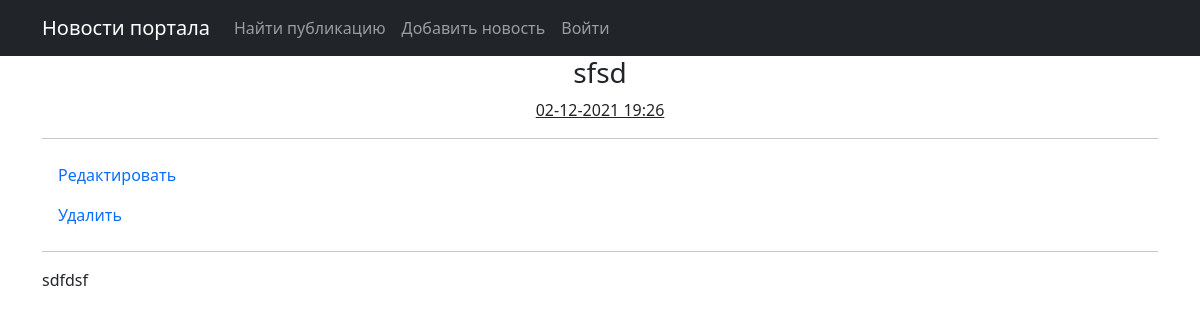
The page /post/46 on the database its author committed.
### news/models.py (models this page shows, shortened)
class Post(models.Model):
    article = "AR"
    news = "NW"
    POST_TYPE = [(article, 'Статья'), (news, 'Новость')]
    id_author = models.ForeignKey(Author, on_delete=models.CASCADE)
    type = models.CharField(max_length=2, choices=POST_TYPE, default=article)
    created = models.DateTimeField(auto_now_add=True)
    id_post_category = models.ManyToManyField(Category, through="PostCategory")
    header = models.CharField(max_length=255)
    text = models.TextField()
    rating = models.IntegerField(default=0)

### news/views.py (the view)
# urls.py: path('<int:pk>', PostView.as_view()),
class PostView(DetailView):
    model = Post
    template_name = 'post.html'
    context_object_name = 'postView'

### news/templatetags/news_filters.py (called while the page is built)
@register.filter(name='censor')
def censor(value):
    if isinstance(value, str):
        result = str(value)
        for key in censor_dict.keys():
            result = result.replace(key, censor_dict[key])
        return result
    else:
        raise ValueError(f'Нельзя отфильтровать тип, отличный от {type(value)}')

### templates/post.html (shortened to what this page needs)
{% extends 'flatpages/default.html' %}
{% load news_filters %}
{% block content %}
<h3>{{ postView.header|censor }}</h3>
<u>{{ postView.created|date:'d-m-Y H:i' }}</u>
<hr>
<div align="left"><a class="nav-link" href="../news/edit/{{ postView.pk }}">Редактировать</a></div>
<div align="left"><a class="nav-link" href="../news/delete/{{ postView.pk }}">Удалить</a></div>
<hr>
<p align="justify">{{ postView.text|censor }}</p>
{% endblock content %}

### rows shown on the page
Post: header|censor "sfsd", created "02-12-2021 19:26", text|censor "sdfdsf"
